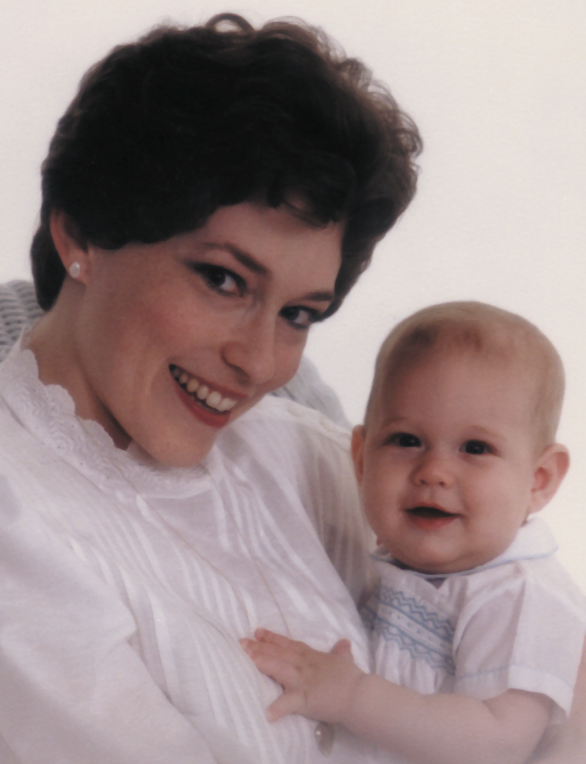
#> input picture Esercizi/3_colore/foto_originale.tif, 586 x 764 px
$ python Ex2.py
#> lines starting #> are read from the running program, lines starting #| are printed output that depends on the picture; after the words box and inside, x2 and y2 are one past the last pixel; in counts of white or black regions, pixels touching at a corner belong together
### Esercizi/3_colore/color_convertion.py
# -*- coding: utf-8 -*-
"""
Created on Sat Apr 18 18:50:59 2020

@author: Davide
"""
import numpy as _np

def rgb2hsi(x):
    """
    Conversione spazio di colori da RGB a HSI.
    """
    if x.dtype==_np.uint8:
        x = _np.float64(x)/255

    # componente I
    I = _np.mean(x, -1)

    # componente S
    S = 1.0 - _np.min(x,-1) / _np.maximum(I, _np.finfo(x.dtype).eps)

    # componente H
    den = x @ [1,-0.5,-0.5]
    num = _np.sqrt(3)*(x @ [0,0.5,-0.5])
    H = _np.arctan2(num, den)
    H = (H/(2*_np.pi)) % 1 # normalizzazione componente H

    # ricostruzione
    y = _np.stack((H,S,I),-1)
    return y


def hsi2rgb(x):
    """
    Conversione spazio di colori da HSI a RGB.
    """
    if x.dtype==_np.uint8:
        x = _np.float64(x)/255

    # estrazione componenti
    cosH = _np.cos(2*_np.pi*x[...,0])
    sinH = _np.sqrt(3)*_np.sin(2*_np.pi*x[...,0])
    P = 3*x[...,0]
    M = 1.0-x[...,1] # minimo relativo
    I = x[...,2]

    # inizializzazione
    R = _np.zeros_like(I)
    G = _np.zeros_like(I)
    B = _np.zeros_like(I)

    # settore RG, B e' il minimo
    idx = (0 <= P) & (P < 1)
    B[idx] = M[idx]
    R[idx] = ((3-2*B[idx])*cosH[idx] + sinH[idx]) / (cosH[idx]+sinH[idx])
    G[idx] = 3 - (R[idx] + B[idx])

    # settore GB, R e' il minimo
    idx = (1 <= P) & (P < 2)
    R[idx] = M[idx]
    G[idx] = 3/2 + (R[idx]-1.0)*sinH[idx]/cosH[idx] /2   - R[idx]/2
    B[idx] = 3 - (R[idx] + G[idx])

    # settore BR, G e' il minimo
    idx = (2 <= P) & (P <= 3)
    G[idx] = M[idx]
    R[idx] = ((3-2*G[idx])*cosH[idx] - sinH[idx]) / (cosH[idx]-sinH[idx])
    B[idx] = 3 - (G[idx] + R[idx])

    # ricostruzione immagine RGB
    y = I[...,None] * _np.stack((R,G,B), -1)
    return y

### Esercizi/3_colore/Ex2.py
import numpy as np
import matplotlib.pyplot as plt
import skimage.io as io
import scipy.ndimage as ndi
from color_convertion import rgb2hsi, hsi2rgb

if __name__=="__main__":
    # Main
    x = io.imread("foto_originale.tif")
#> x is the input picture: shape (764, 586, 3); mean R, G, B 156.4, 138.9, 138.9
    x = np.float32(x)/255

    plt.figure()
    plt.title("Immagine Originale")
    plt.imshow(x)

    # Converto l'immagine in HSI, in modo da andare ad agire solo sulle tinte I
    x_hsi = rgb2hsi(x)

    H = x[:,:,0]
    S = x[:,:,1]
    I = x[:,:,2]

    X = np.fft.fftshift(np.fft.fft2(I))

    M,N = I.shape
#> M = 764; N = 586

    m = np.fft.fftshift(np.fft.fftfreq(M))
#> m = 764 values from -0.5 to 0.499
    n = np.fft.fftshift(np.fft.fftfreq(N))
#> n = 586 values from -0.5 to 0.498

    l,k = np.meshgrid(n,m)

    mask = (np.abs(l) <= 0.10) & (np.abs(k) <= 0.25)

    X = X * mask

    I = np.real(np.fft.ifft2(np.fft.ifftshift(X)))

    x_filtered = np.stack((H,S,I),-1)

    x_filtered = hsi2rgb(x_filtered)
#> in hsi2rgb, `idx = (0 <= P) & (P < 1)`:
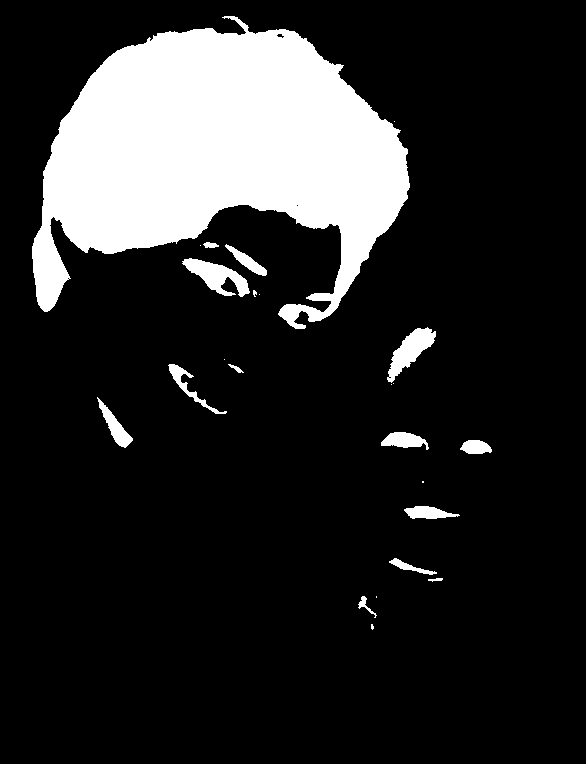
#> idx: shape (764, 586) bool; 15.9% white; 24 white regions (10 under 20 px), largest, box (x1, y1, x2, y2) and area: (32, 16, 410, 329) 65465, (182, 258, 250, 297) 1194, (387, 327, 436, 383) 1138
#> in hsi2rgb, `idx = (1 <= P) & (P < 2)`: idx: shape (764, 586) bool; 31% white; 194 white regions (178 under 20 px), largest, box (x1, y1, x2, y2) and area: (247, 302, 568, 764) 70855, (0, 13, 423, 488) 64497, (0, 668, 35, 740) 1151
#> in hsi2rgb, `idx = (2 <= P) & (P <= 3)`:
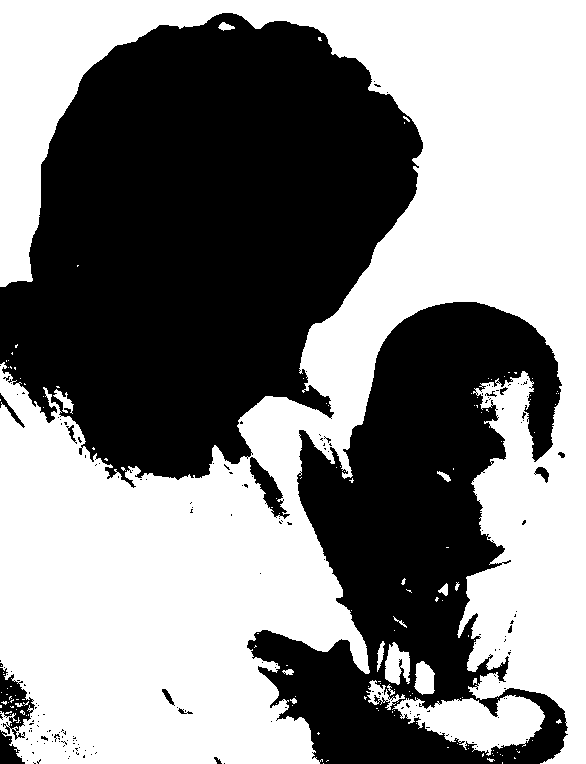
#> idx: shape (764, 586) bool; 53.1% white; 192 black regions (176 under 20 px), largest, box (x1, y1, x2, y2) and area: (0, 13, 423, 488) 132764, (247, 302, 568, 764) 73737, (0, 668, 35, 740) 1151
#> in hsi2rgb, `G[idx] = M[idx]`:
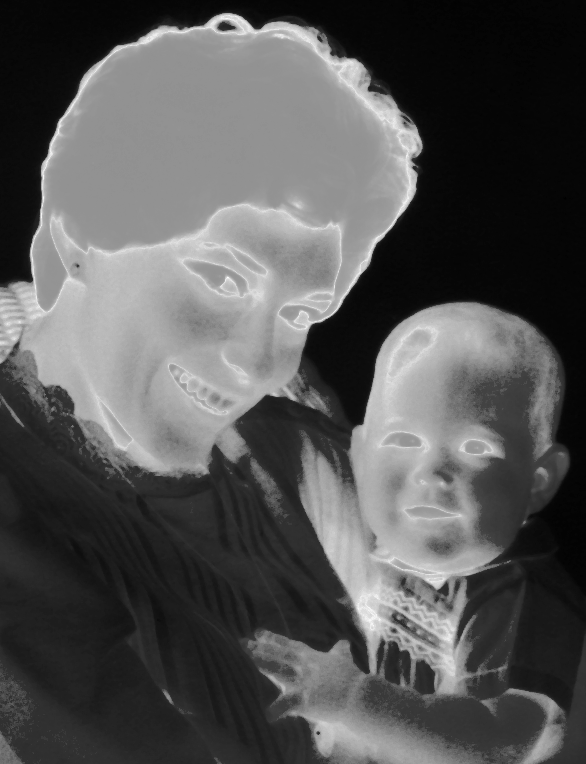
#> G: shape (764, 586) float64; min 0.0863, max 1.66, mean 0.616; drawn with min black and max white
#> in hsi2rgb, `R[idx] = ((3-2*G[idx])*cosH[idx] - sinH[idx]) / (cosH[idx]-sinH[idx])`:
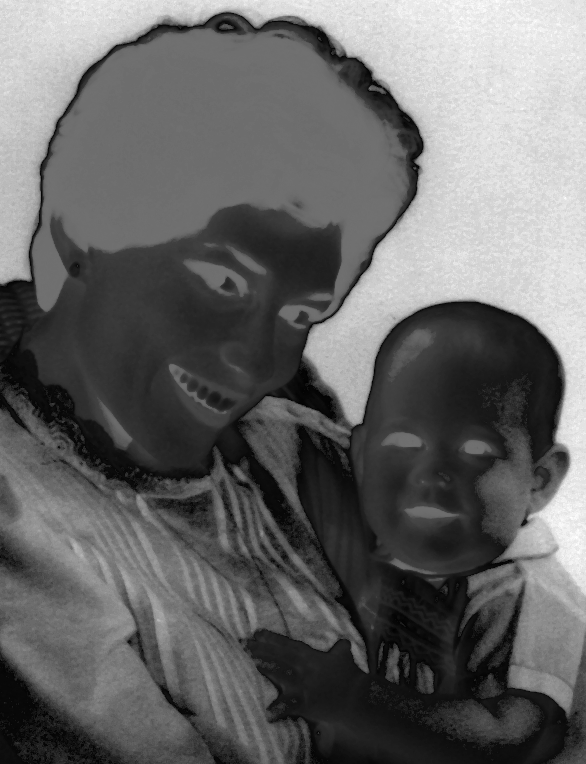
#> R: shape (764, 586) float64; min 0.345, max 2.04, mean 1.03; drawn with min black and max white
#> in hsi2rgb, `B[idx] = 3 - (G[idx] + R[idx])`:
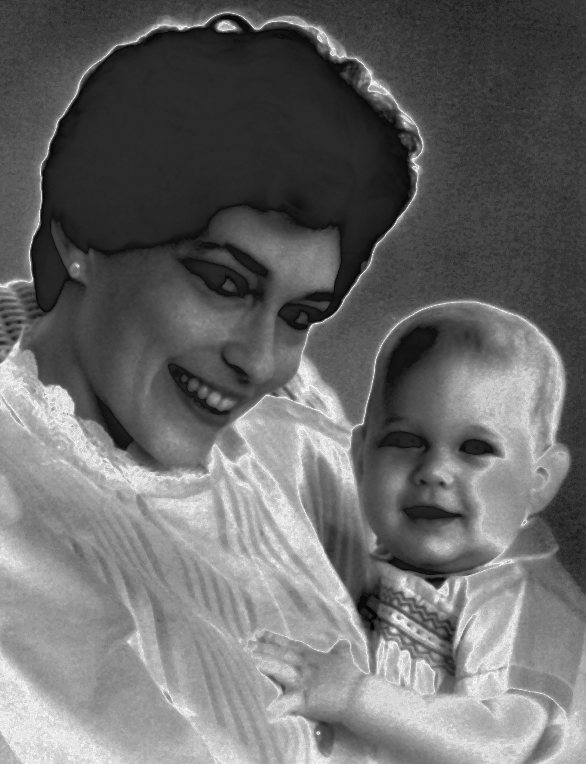
#> B: shape (764, 586) float64; min 0.671, max 2.31, mean 1.36; drawn with min black and max white
#> in hsi2rgb, `y = I[...,None] * _np.stack((R,G,B), -1)`:
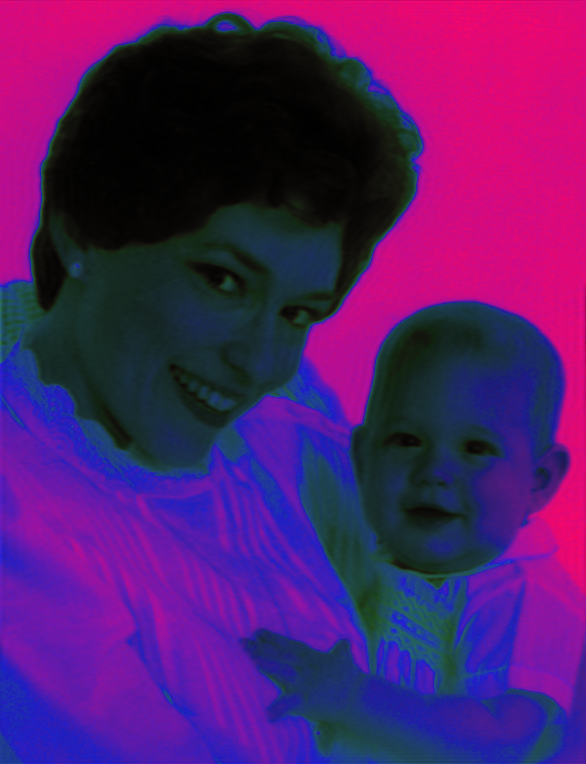
#> y: shape (764, 586, 3) float64; mean of channels 0, 1, 2 0.623, 0.233, 0.778; drawn with min black and max white

    plt.figure()
    plt.title("Immagine Filtrata")
    plt.imshow(x_filtered)


    plt.show()
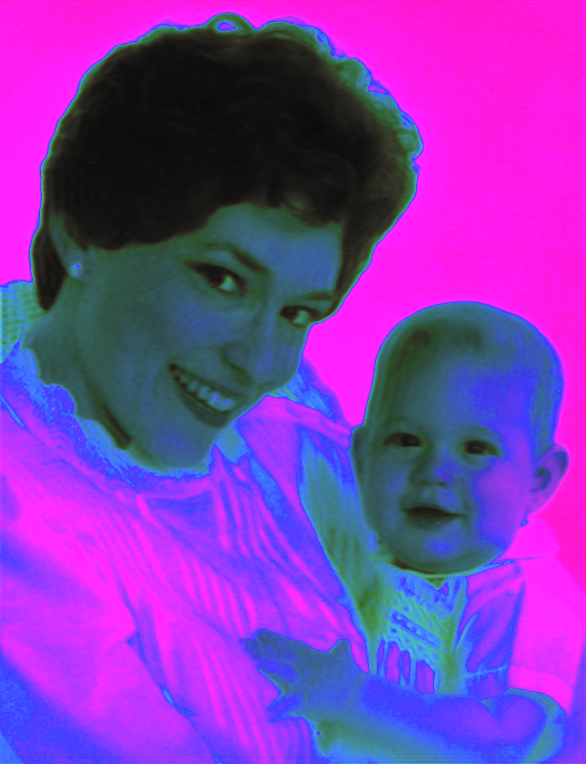
#> shown: shape (764, 586, 3) float64; mean R, G, B 0.51, 0.233, 0.7
